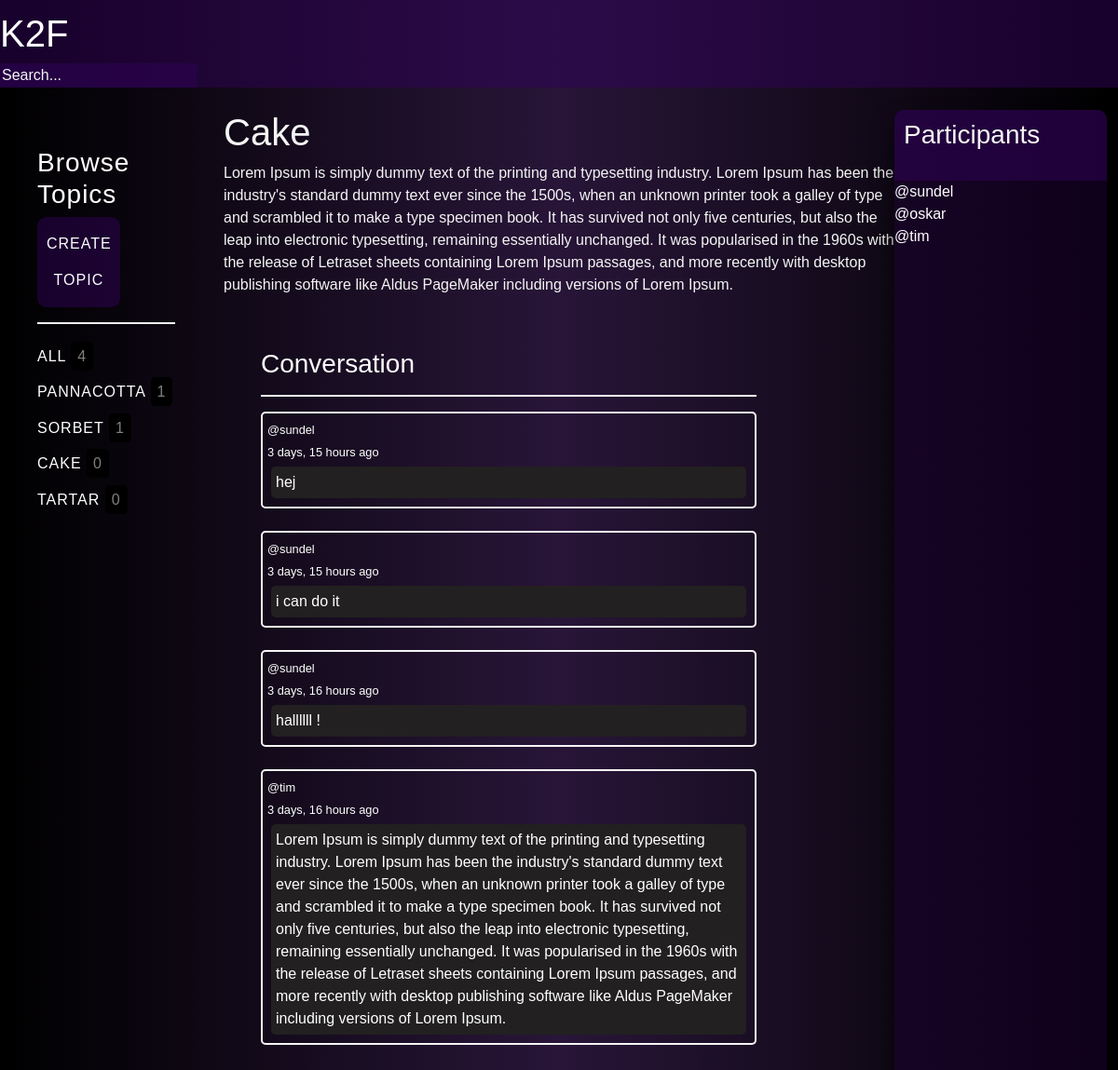
Before: /room/4/ with the older database file.
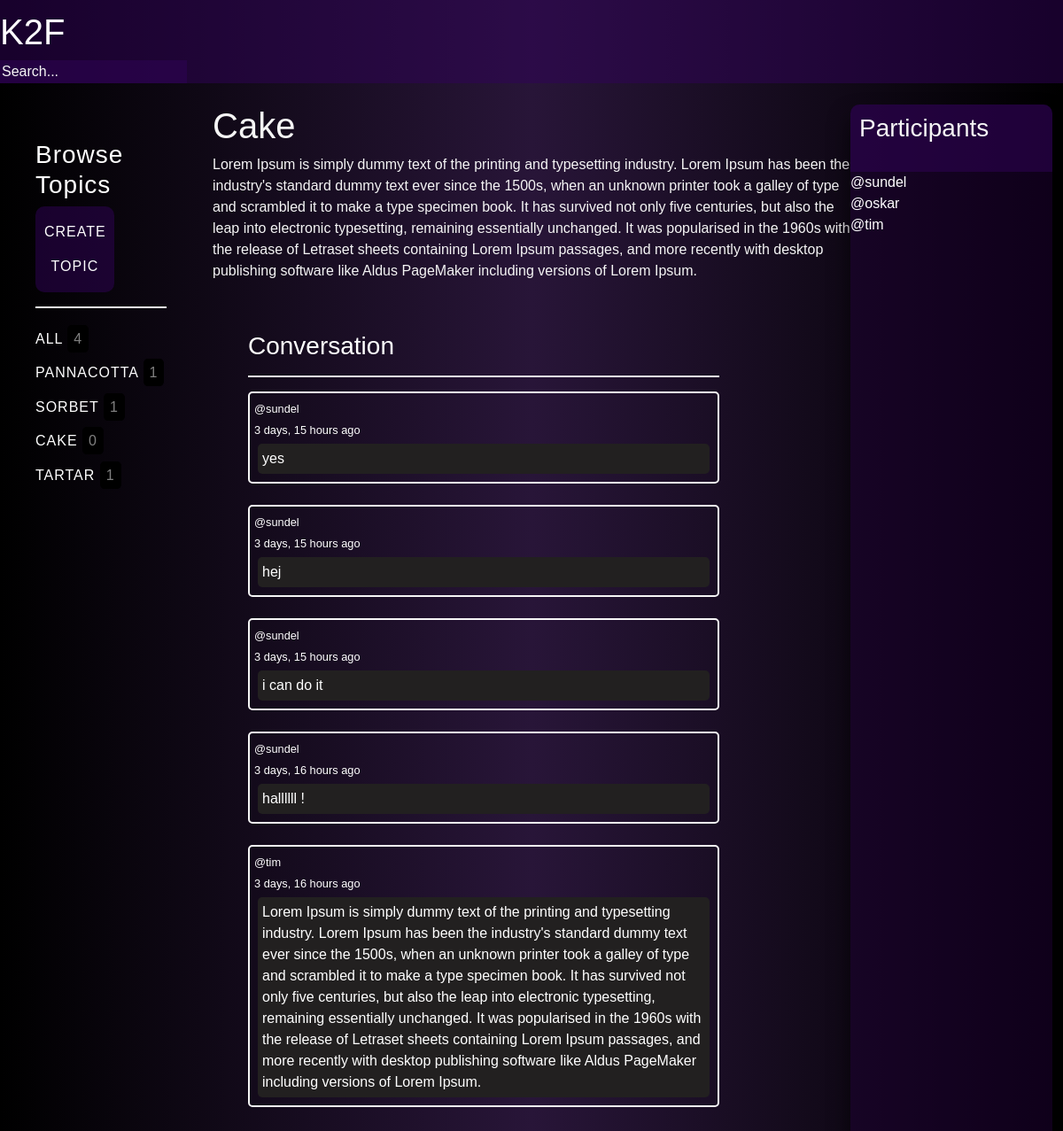
After: the same page with the newer database file.
### base/models.py (models this page shows, shortened)
class Topic(models.Model):
    name = models.CharField(max_length=200)

class Message(models.Model):
    user = models.ForeignKey(User, on_delete=models.CASCADE)
    room = models.ForeignKey(Room, on_delete=models.CASCADE)
    body = models.TextField()
    updated = models.DateTimeField(auto_now=True)
    created = models.DateTimeField(auto_now_add=True)
    class Meta:
        ordering = ['-updated', '-created']

### base/views.py (the view, shortened to what this page needs)
# urls.py: path('room/<str:pk>/', views.room, name="room"),
def room(request, pk):
    room = Room.objects.get(id=pk)
    room_messages = room.message_set.all()
    topics = Topic.objects.all()
    participants = room.participants.all()
    context = {'room': room, 'room_messages': room_messages,
               'participants': participants, 'topics': topics}
    return render(request, 'base/room.html', context)

### base/templates/base/room.html (shortened to what this page needs)
{% extends "base.html" %}
{% load static %}
{% block content %}
<div class="room-container">
    <div>
        {% include 'base/topics_component.html' %}
    </div>
    <div>
        <h1 style="color: whitesmoke;">{{room.name}}</h1>
        <p style="color: whitesmoke;">{{room.description}}</p>
        <div class="feed-feed">
            <h3>Conversation</h3>
            <hr>
            {% for message in room_messages %}
            <div class="comment-wrapper">
                <small><a href="{% url 'user-profile' room.host.id %}">@{{message.user}}</a></small>
                <br>
                <small>{{message.created|timesince}} ago</small>
                <p class="comment-field">{{message.body}}</p>
            </div>
            <br>
            {% endfor %}
        </div>
        <br>
    </div>
    <div class="participants-feed">
        <div class="participants-feed-header">
            <h3>Participants</h3>
            <br>
        </div>
        {% for user in participants %}
        <div>
            <a href="{% url 'user-profile' room.host.id %}">@{{user.username}}</a>
        </div>
        {%endfor%}
    </div>
</div>
{% endblock %}

### base/templates/base/topics_component.html
<div class="topic-feed">
    <h3>Browse Topics</h3>
    <div class="create-btn">
        <a href="{% url 'create-topic' %}">Create topic</a>
    </div>
    <hr>
    <div>
        <a href="{% url 'home' %}">All <span>{{topics.count}}</span></a>
    </div>
    {% for topic in topics %}
    <div>
        <a href="{% url 'home' %}?q={{topic.name}}">{{topic.name}} <span>{{topic.room_set.all.count}}</span></a>
    </div>
    {% endfor %}
</div>

Changed rows visible on the page:
computed for Topic "TARTAR": room_set.all.count "0" → "1"
added Message: user "sundel", created "3 days, 15 hours", body "yes"
